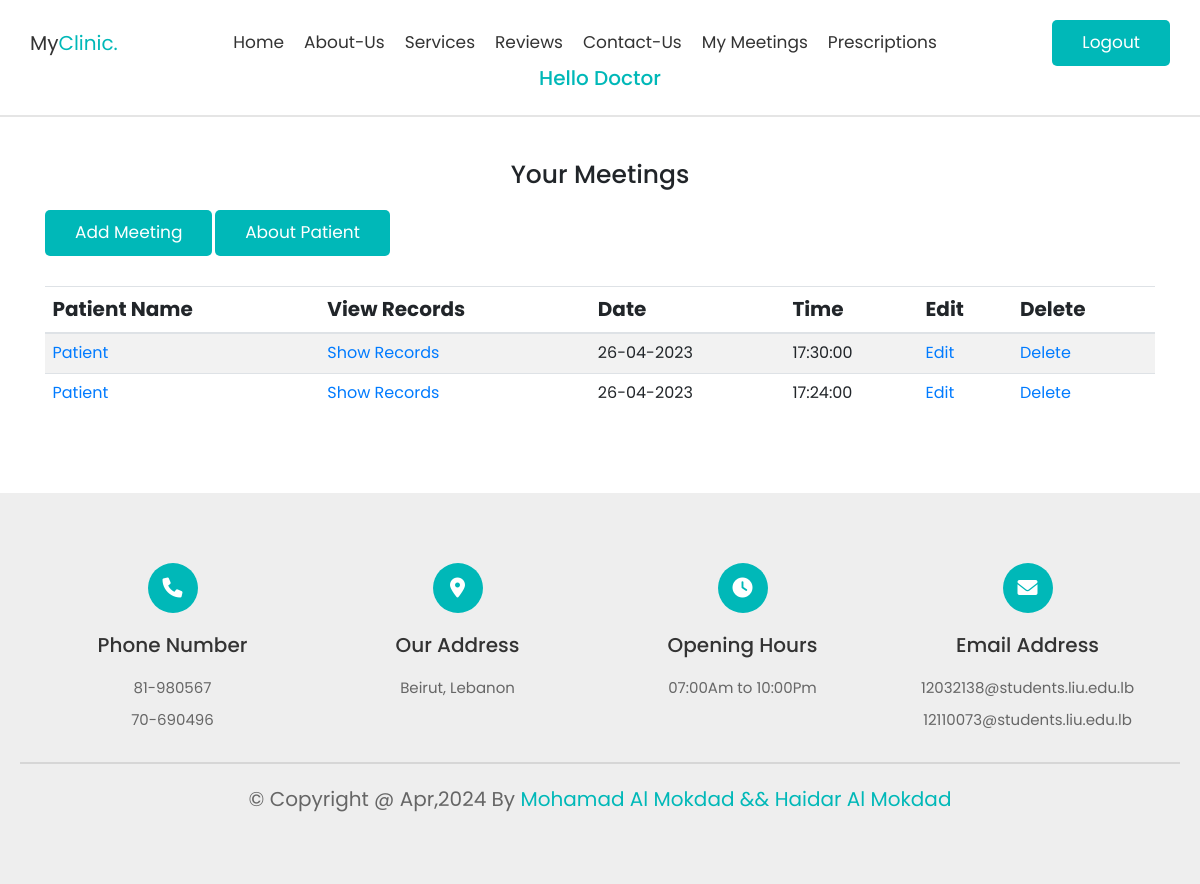
/meetings.php (signed in), run on the app's committed database.
### tables this page shows
CREATE TABLE `meetings` (
  `id` int(11) NOT NULL,
  `doctor_id` int(11) NOT NULL,
  `patient_id` int(11) DEFAULT NULL,
  `date` varchar(200) NOT NULL,
  `time` time NOT NULL
);

CREATE TABLE `users` (
  `id` int(11) NOT NULL,
  `account_type` varchar(200) NOT NULL,
  `name` varchar(200) NOT NULL,
  `email_address` varchar(200) NOT NULL,
  `phone_number` varchar(200) NOT NULL,
  `password` varchar(200) NOT NULL,
  `verified` int(11) NOT NULL
);

### src/meetings.php (the view, shortened to what this page needs)
<?php
$doctor_id = $_SESSION["id"];
$meetings = mysqli_query($conn, "SELECT m.id, u1.name doctor, u2.name patient, u2.id pid, m.date, m.time
                                FROM meetings m
                                LEFT JOIN users u1 ON m.doctor_id = u1.id
                                LEFT JOIN users u2 ON m.patient_id = u2.id
                                WHERE m.doctor_id = ".$doctor_id);
?>
<!DOCTYPE html>
<html lang="en">
<head>
   <link rel="stylesheet" href="https://cdnjs.cloudflare.com/ajax/libs/font-awesome/6.0.0/css/all.min.css">
   <link rel="stylesheet" href="https://cdnjs.cloudflare.com/ajax/libs/bootstrap/4.6.1/css/bootstrap.min.css">
   <link rel="stylesheet" href="css/style.css">
</head>
<body>
<?php
    require("header.php");
?>
<br />
<br />
<br />
<br />
<br />
<br />
<section class="about" id="about">
   <div class="container">
    <h1 style="text-align:center">Your Meetings</h1>
    <br>
    <a href="addmeeting.php" class="link-btn">Add Meeting</a>
	  <a href="showpatient.php" class="link-btn">About Patient </a>
    <br>
    <br>
    <br>
    <div class="table-responsive <?php if(mysqli_num_rows($meetings) == 0) echo 'd-none'; ?>">
        <table class="table table-striped">
            <thead style="font-size: 20px">
            <tr>
                <th>Patient Name</th>
				<th>View Records</th>
                <th>Date</th>
                <th>Time</th>
                <th>Edit</th>
                <th>Delete</th>
            </tr>
            </thead>
            <tbody style="font-size: 16px">
            <?php
                while($row = mysqli_fetch_assoc($meetings)){
                    echo "<tr>";
                    if($row["patient"] == null){
                        echo "<td>-</td>";
                    }
                    else {
                        echo "<td><a href='profile.php?id=".$row["pid"]."'>".$row["patient"]."</a></td>";
                    }
					 echo "<td><a href='prescriptions.php?id=".$row["pid"]." && date=".$row["date"]."'>Show Records</a></td>";
                    echo "<td>".$row["date"]."</td>";
                    echo "<td>".$row["time"]."</td>";
                    echo "<td><a href='editmeeting.php?id=".$row["id"]."'>Edit</a></td>";
                    echo "<td><a href='deletemeeting.php?id=".$row["id"]."'>Delete</a></td>";
                    echo "</tr>";
                }
            ?>
            </tbody>
        </table>
    </div>
   </div>
</section>
<?php
require("footer.php");
?>
</body>
</html>

### src/css/style.css (style rules this page uses)
:root { --blue:#00b8b8; --black:#333; --white:#fff; --light-color:#666; --light-bg:#eee; --border:.2rem solid rgba(0,0,0,.1); --box-shadow:0 .5rem 1rem rgba(0,0,0,.1); }
* { font-family: 'Poppins', sans-serif; margin:0; padding:0; box-sizing: border-box; outline: none; border:none; text-decoration: none !important; text-transform: capitalize; }
html { font-size: 62.5%; overflow-x: hidden; scroll-behavior: smooth; scroll-padding-top: 6.5rem; }
section { padding:7rem 2rem; }
.link-btn { display: inline-block; padding:1rem 3rem; border-radius: .5rem; background-color: var(--blue); cursor: pointer; font-size: 1.7rem; color:var(--white); }

### data on the page
meetings: patient.name "Patient", date "26-04-2023", time "17:30:00"
meetings: patient.name "Patient", date "26-04-2023", time "17:24:00"

### other printed values
$_SESSION['name'] "Doctor"
